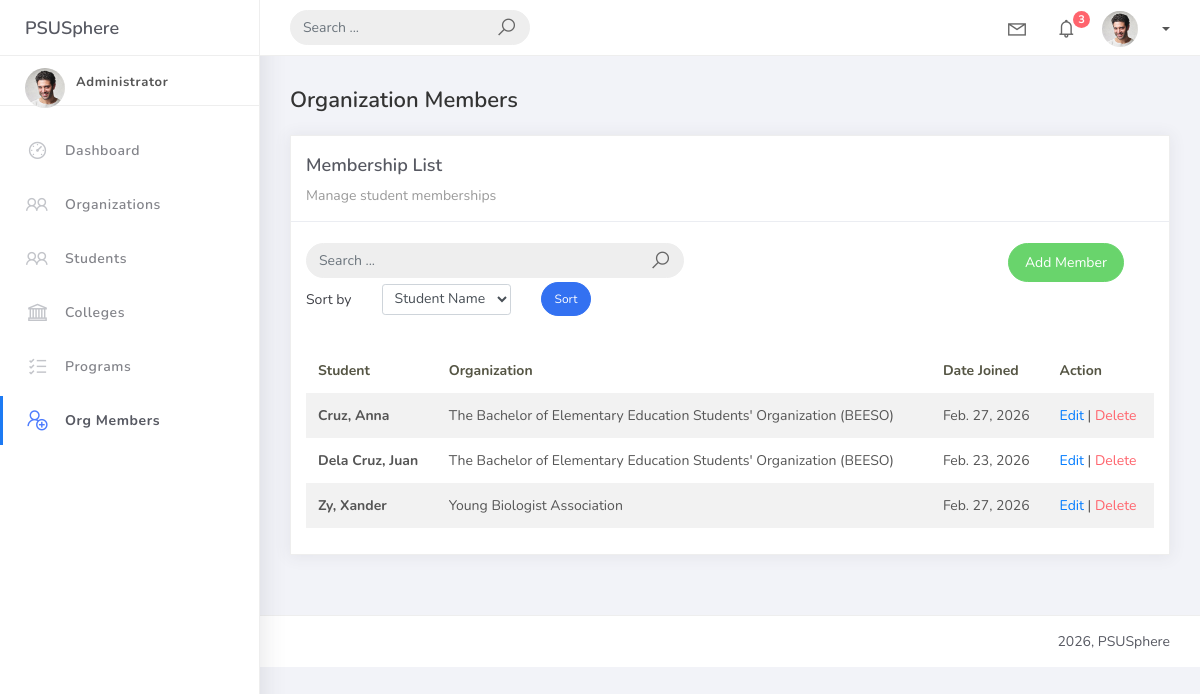
Screenshot of /orgmember_list/ with the database file from the repository.
### studentorg/models.py (models this page shows, shortened)
class BaseModel(models.Model):
    created_at = models.DateTimeField(auto_now_add=True, db_index=True)
    updated_at = models.DateTimeField(auto_now=True)
    class Meta:
        abstract = True

class OrgMember(BaseModel):
    student = models.ForeignKey(Student, on_delete=models.CASCADE, related_name="memberships")
    organization = models.ForeignKey(Organization, on_delete=models.CASCADE, related_name="members")
    date_joined = models.DateField()

class Student(BaseModel):
    student_id = models.CharField(max_length=15, unique=True)
    lastname = models.CharField(max_length=25)
    firstname = models.CharField(max_length=25)
    middlename = models.CharField(max_length=25, blank=True, null=True)
    program = models.ForeignKey(Program, on_delete=models.CASCADE, related_name="students")
    def __str__(self):
        return f"{self.lastname}, {self.firstname}"

class Organization(BaseModel):
    name = models.CharField(max_length=250, unique=True)
    college = models.ForeignKey(College, null=True, blank=True, on_delete=models.CASCADE, related_name="organizations")
    description = models.TextField(max_length=500)
    def __str__(self):
        return self.name

### studentorg/views.py (the view)
# urls.py: path('orgmember_list/', OrgMemberListView.as_view(), name='orgmember-list'),
class OrgMemberListView(ListView):
    model = OrgMember
    template_name = 'orgmember_list.html'
    context_object_name = 'object_list'
    paginate_by = 5
    def get_queryset(self):
        query = self.request.GET.get('q')
        sort_by = self.request.GET.get('sort_by')
        queryset = OrgMember.objects.all()
        if query:
            queryset = queryset.filter(
                Q(student__lastname__icontains=query) |
                Q(student__firstname__icontains=query) |
                Q(organization__name__icontains=query)
            )
        if sort_by == 'date_joined':  # Changed from 'date' to 'date_joined' to match HTML
            return queryset.order_by('date_joined')
        elif sort_by == 'organization': # Added to match the Program-style dropdown
            return queryset.order_by('organization__name', 'student__lastname')
        elif sort_by == 'name_desc':
            return queryset.order_by('-student__lastname', '-student__firstname')
        else:
            return queryset.order_by('student__lastname', 'student__firstname')

### templates/orgmember_list.html (shortened to what this page needs)
{% extends 'base.html' %}
{% load static %}
{% block content %}
<h4 class="page-title">Organization Members</h4>
<div class="row">
    <div class="col-md-12">
        <div class="card">
            <div class="card-header">
                <div class="card-title">Membership List</div>
                <div class="card-category">Manage student memberships</div>
            </div>
            <br />
            <div class="col-md-12 row">
                <div class="col-md-6">
                    <form class="navbar-left navbar-form nav-search mr-md-3" method="GET" action="{% url 'orgmember-list' %}">
                        <div class="input-group">
                            <input type="text" name="q" placeholder="Search ..." class="form-control" value="{{ request.GET.q|default:'' }}">
                            <div class="input-group-append">
                                <span class="input-group-text">
                                    <i class="la la-search search-icon"></i>
                                </span>
                            </div>
                        </div>
                    </form>
                </div>
                <div class="col-md-6">
                    <div class="pull-right">
                        <a href="{% url 'orgmember-add' %}" class="btn btn-success btn-rounded">Add Member</a>
                    </div>
                </div>
            </div>
            <div class="col-md-12">
                <form method="get" class="row g-2 align-items-center">
                    <div class="col-auto">
                        <label for="smallSelect" class="col-form-label">Sort by</label>
                    </div>
                    <div class="col-auto">
                    <select class="form-control form-control-sm" id="smallSelect" name="sort_by">
                    <option value="student__lastname" {% if request.GET.sort_by == "student__lastname" %}selected{% endif %}>
                        Student Name
                    </option>
                    </select>
                    </div>
                    <div class="col-auto">
                        <button type="submit" class="btn btn-primary btn-sm btn-rounded">Sort</button>
                    </div>
                </form>
            </div>
            <div class="card-body">
                <div class="table-responsive">
                    <table class="table table-striped mt-3">
                        <thead>
                            <tr>
                                <th scope="col">Student</th>
                                <th scope="col">Organization</th>
                                <th scope="col">Date Joined</th>
                                <th scope="col">Action</th>
                            </tr>
                        </thead>
                        <tbody>
                            {% for object in object_list %}
                            <tr>
                                <td><strong>{{ object.student }}</strong></td>
                                <td>{{ object.organization }}</td>
                                <td>{{ object.date_joined }}</td>
                                <td>
                                    <a href="{% url 'orgmember-update' object.id %}">Edit</a> |
                                    <a href="{% url 'orgmember-delete' object.id %}" class="text-danger">Delete</a>
                                </td>
                            </tr>
                            {% empty %}
                            <tr>
                                <td colspan="4" style="text-align: center">
                                    <p class="text-sm font-weight-bold mb-0">No Records Found</p>
                                </td>
                            </tr>
                            {% endfor %}
                        </tbody>
                    </table>
                </div>
            </div>
        </div>
    </div>
</div>
{% endblock %}

### rows the page displays
OrgMember: student "Cruz, Anna", organization "The Bachelor of Elementary Education Students' Organization (BEESO)", date_joined "Feb. 27, 2026"
OrgMember: student "Dela Cruz, Juan", organization "The Bachelor of Elementary Education Students' Organization (BEESO)", date_joined "Feb. 23, 2026"
OrgMember: student "Zy, Xander", organization "Young Biologist Association", date_joined "Feb. 27, 2026"
